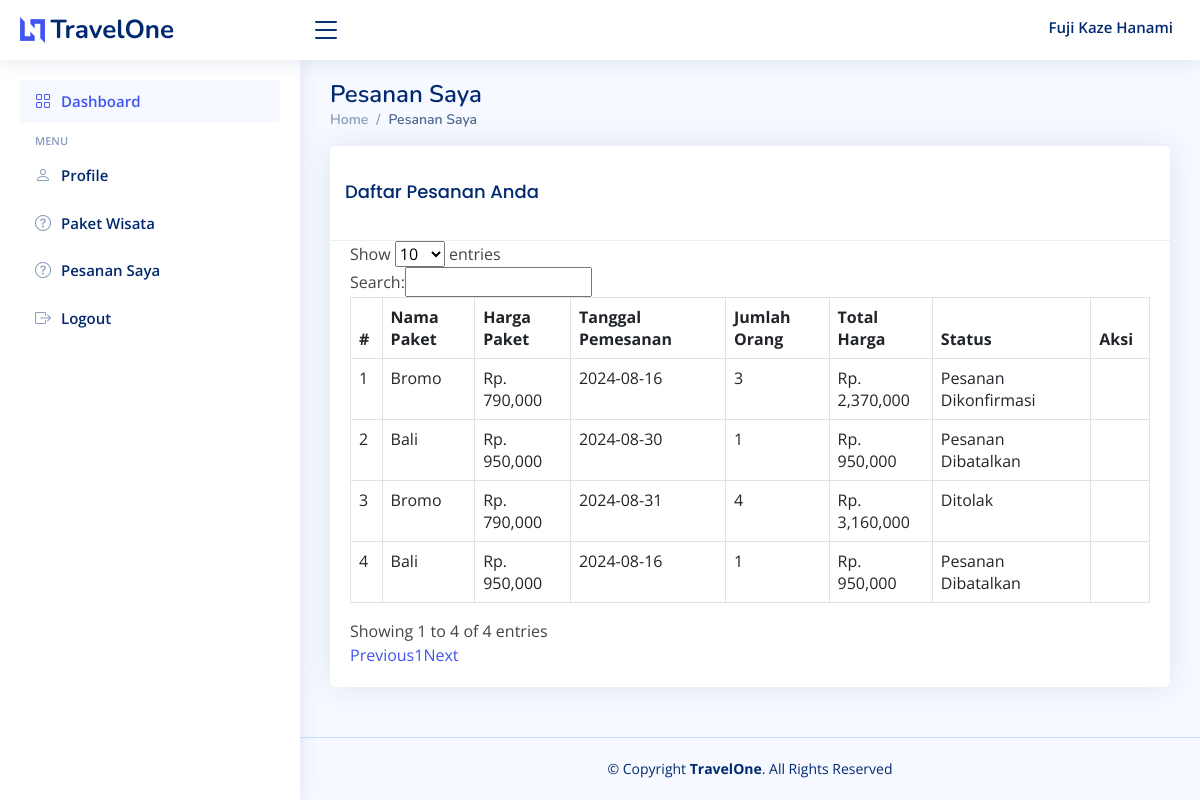
The app's page /user/pesanan.php (signed in) with its own data.
### tables this page shows
CREATE TABLE `users` (
  `user_id` int(5) NOT NULL,
  `nama_lengkap` varchar(30) NOT NULL,
  `email` varchar(30) NOT NULL,
  `password` varchar(15) NOT NULL,
  `telephone` varchar(13) DEFAULT NULL,
  `gender` enum('pria','wanita') DEFAULT NULL,
  `profile_picture` varchar(255) NOT NULL,
  `role` enum('user','admin') NOT NULL
);

CREATE TABLE `orders` (
  `order_id` int(11) NOT NULL,
  `user_id` int(5) NOT NULL,
  `package_id` int(11) NOT NULL,
  `booking_date` date NOT NULL,
  `num_people` int(11) NOT NULL,
  `total_price` decimal(10,2) NOT NULL,
  `status` enum('Pending','Confirmed','Cancelled','Unverified','Rejected') DEFAULT 'Pending',
  `proof_of_payment` varchar(255) DEFAULT NULL,
  `created_at` timestamp NOT NULL DEFAULT current_timestamp(),
  `updated_at` timestamp NOT NULL DEFAULT current_timestamp() ON UPDATE current_timestamp()
);

CREATE TABLE `tour_packages` (
  `package_id` int(11) NOT NULL,
  `package` varchar(30) NOT NULL,
  `picture` varchar(255) NOT NULL,
  `price` varchar(15) NOT NULL,
  `description` text NOT NULL,
  `category_id` int(11) NOT NULL
);

### user/pesanan.php (the view, shortened to what this page needs)
<?php
include '../layout/header.php';
include '../layout/sidebar_user.php';
?>
<!DOCTYPE html>
<html lang="en">
<head>
  <link href="../assets1/vendor/bootstrap/css/bootstrap.min.css" rel="stylesheet">
  <link href="../assets1/vendor/bootstrap-icons/bootstrap-icons.css" rel="stylesheet">
  <link href="../assets1/vendor/boxicons/css/boxicons.min.css" rel="stylesheet">
  <link href="../assets1/vendor/quill/quill.snow.css" rel="stylesheet">
  <link href="../assets1/vendor/quill/quill.bubble.css" rel="stylesheet">
  <link href="../assets1/vendor/remixicon/remixicon.css" rel="stylesheet">
  <link href="../assets1/vendor/simple-datatables/style.css" rel="stylesheet">
  <link href="../assets1/css/style.css" rel="stylesheet">
  <link rel="stylesheet" type="text/css" href="https://cdn.datatables.net/v/bs5/dt-1.11.3/datatables.min.css"/>
</head>
<body>
<main id="main" class="main">
        <div class="pagetitle">
            <h1>Pesanan Saya</h1>
            <nav>
                <ol class="breadcrumb">
                    <li class="breadcrumb-item"><a href="index.php">Home</a></li>
                    <li class="breadcrumb-item active">Pesanan Saya</li>
                </ol>
            </nav>
        </div>
        <div class="col-lg-12">
        <div class="card">
    <?php
        include '../connection.php';
        $email = $_SESSION['email'];
        $user_id_query = "SELECT user_id FROM users WHERE email = '$email' LIMIT 1";
        $user_id_result = mysqli_query($koneksi, $user_id_query);
        $user = mysqli_fetch_assoc($user_id_result);
        $user_id = $user['user_id'];
        $query = "SELECT * FROM orders INNER JOIN tour_packages ON orders.package_id = tour_packages.package_id WHERE orders.user_id = '$user_id'";
        $result = mysqli_query($koneksi, $query);
    ?>
    <div class="card-header">
        <h5 class="card-title">Daftar Pesanan Anda</h5>
    </div>
    <div class="card-body">
        <table class="table table-bordered" id="myTable">
            <thead>
                <tr>
                    <th>#</th>
                    <th>Nama Paket</th>
                    <th>Harga Paket</th>
                    <th>Tanggal Pemesanan</th>
                    <th>Jumlah Orang</th>
                    <th>Total Harga</th>
                    <th>Status</th>
                    <th>Aksi</th>
                </tr>
            </thead>
            <tbody>
                <?php
                $no = 1;
                while ($row = mysqli_fetch_array($result)) {
                ?>
                    <tr>
                        <td><?php echo $no++; ?></td>
                        <td><?php echo $row['package']; ?></td>
                        <td>Rp. <?= number_format($row['price']); ?></td>
                        <td><?php echo $row['booking_date']; ?></td>
                        <td><?php echo $row['num_people']; ?></td>
                        <td>Rp. <?= number_format($row['total_price']); ?></td>
                        <td>
                        <?php
                            switch ($row['status']) {
                                case 'Confirmed':
                                    echo 'Pesanan Dikonfirmasi';
                                    break;
                                case 'Cancelled':
                                    echo 'Pesanan Dibatalkan';
                                    break;
                                case 'Rejected':
                                    echo 'Ditolak';
                                    break;
                            }
                            ?>
                        </td>
                        <td>
                        </td>
                    </tr>
                <?php } ?>
            </tbody>
        </table>
    </div>
</div>
            </div>
    </main>
    <?php
include '../layout/footer.php';
?>
</body>
</html>

### layout/header.php (shortened to what this page needs)
<?php
include '../connection.php';
$email = $_SESSION['email'];
$query = $koneksi->prepare("SELECT * FROM users WHERE email = ? LIMIT 1");
$query->bind_param("s", $email);
$query->execute();
$result = $query->get_result();
if ($result->num_rows > 0) {
    $user = $result->fetch_assoc();
} else {
    die("User tidak ditemukan.");
}
$nama_kolom = "nama_lengkap";
?>
<header id="header" class="header fixed-top d-flex align-items-center">
    <div class="d-flex align-items-center justify-content-between">
        <a href="index.php" class="logo d-flex align-items-center">
            <img src="../assets/img/logo.png" alt="">
            <span class="d-none d-lg-block">TravelOne</span>
        </a>
        <i class="bi bi-list toggle-sidebar-btn"></i>
    </div>
    <div class="container d-flex align-items-center justify-content-end">
        <ul class="sidebar-nav">
            <li class="nav-item">
                <a class="nav-link collapsed">
                    <span><?php echo htmlspecialchars($user[$nama_kolom]); ?></span>
                </a>
            </li>
        </ul>
    </div>
</header>

### assets1/css/style.css (style rules this page uses)
:root { scroll-behavior: smooth; }
body { font-family: "Open Sans", sans-serif; background: #f6f9ff; color: #444444; }
a { color: #4154f1; text-decoration: none; }
h1, h2, h3, h4, h5, h6 { font-family: "Nunito", sans-serif; }
#main { margin-top: 60px; padding: 20px 30px; transition: all 0.3s; }
.pagetitle { margin-bottom: 10px; }
.pagetitle h1 { font-size: 24px; margin-bottom: 0; font-weight: 600; color: #012970; }
.card { margin-bottom: 30px; border: none; border-radius: 5px; box-shadow: 0px 0 30px rgba(1, 41, 112, 0.1); }
.card-header, .card-footer { border-color: #ebeef4; background-color: #fff; color: #798eb3; padding: 15px; }
.card-title { padding: 20px 0 15px 0; font-size: 18px; font-weight: 500; color: #012970; font-family: "Poppins", sans-serif; }
.card-body { padding: 0 20px 20px 20px; }
.breadcrumb { font-size: 14px; font-family: "Nunito", sans-serif; color: #899bbd; font-weight: 600; }
.breadcrumb a { color: #899bbd; transition: 0.3s; }
.breadcrumb .breadcrumb-item::before { color: #899bbd; }
.breadcrumb .active { color: #51678f; font-weight: 600; }
.logo { line-height: 1; }
@media (min-width: 1200px) { .logo { width: 280px; } }
.logo img { max-height: 26px; margin-right: 6px; }
.logo span { font-size: 26px; font-weight: 700; color: #012970; font-family: "Nunito", sans-serif; }
.header { transition: all 0.5s; z-index: 997; height: 60px; box-shadow: 0px 2px 20px rgba(1, 41, 112, 0.1); background-color: #fff; padding-left: 20px; }
.header .toggle-sidebar-btn { font-size: 32px; padding-left: 10px; cursor: pointer; color: #012970; }
@media (min-width: 1200px) { #main, #footer { margin-left: 300px; } }
.sidebar-nav { padding: 0; margin: 0; list-style: none; }
.sidebar-nav li { padding: 0; margin: 0; list-style: none; }
.sidebar-nav .nav-item { margin-bottom: 5px; }
.sidebar-nav .nav-link { display: flex; align-items: center; font-size: 15px; font-weight: 600; color: #4154f1; transition: 0.3; background: #f6f9ff; padding: 10px 15px; border-radius: 4px; }
.sidebar-nav .nav-link.collapsed { color: #012970; background: #fff; }

### records on screen
users: nama_lengkap "Fuji Kaze Hanami"
orders: package.package "Bromo", package.price "790,000", booking_date "2024-08-16", num_people "3", total_price "2,370,000", status "Pesanan Dikonfirmasi"
orders: package.package "Bali", package.price "950,000", booking_date "2024-08-30", num_people "1", total_price "950,000", status "Pesanan Dibatalkan"
orders: package.package "Bromo", package.price "790,000", booking_date "2024-08-31", num_people "4", total_price "3,160,000", status "Ditolak"
orders: package.package "Bali", package.price "950,000", booking_date "2024-08-16", num_people "1", total_price "950,000", status "Pesanan Dibatalkan"
